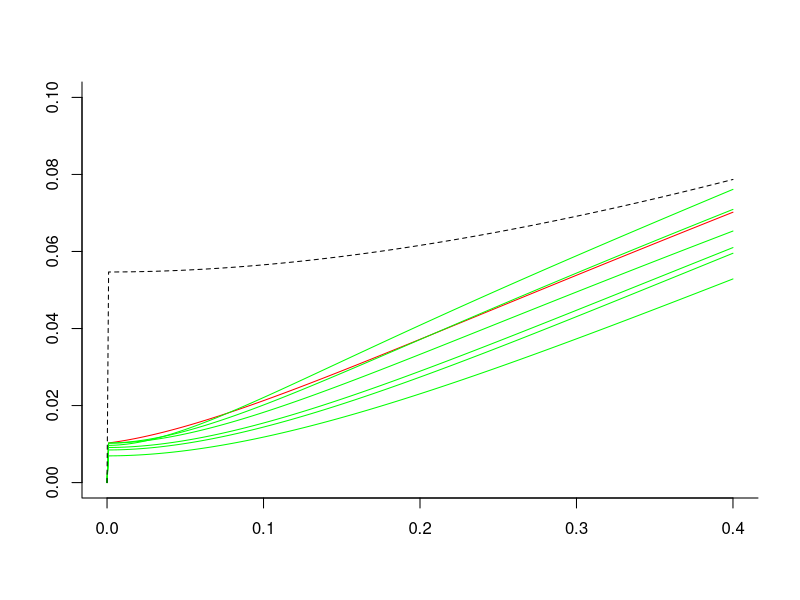

Recreate this plot in R. (Note: this script raises an error after producing the figure.)
## ---- chunk 1
library(deSolve) # package for solving differential equations
library(minpack.lm) # package for non-linear regression #rks to laz: I think we probably can just use nls() in stats, not nlsLM from linpack. Please check in R documentation if there is any functional difference at all
library(mvtnorm) # package for calculating confidence intervals by Monte Carlo simulation based on variance-covariance matrices #rks to laz: I added to comment.Please check that my addition is OK.
rm(list=ls())
## ---- chunk 2
#Create dataframes that store the fibroblast WGE simple CA data used in 16Cacao 

Oxygen = data.frame(d = c(0, .0125, .02, .025, .05, .075, .1, .2, .4),CA = c(.24, 1.66, 2.43, 2.37, 1.16, 2.85, 2.58, 6.94, 6.91), ion = "O", Z =8, L = 75, Z.b = 795)
# Some GCR components are high-speed Oxygen nuclei that are almost fully ionized. d=dose; CA are per hundred cells.

Si = data.frame(d = c(0, .02, .04, .06, .08, .1, .12, .2, .4, .8, 1.2), CA = c(.11, 1.26, 1.14, 1.58, 1.22, 1.89, 3.47, 4.6, 9.79, 27.01, 38.84), ion = "Si", Z = 14, L = 100, Z.b = 690)

Fe600 = data.frame(d = c(0, .01, .02, .04, .06, .08, .1, .12, .2, .4, .8), CA = c(.13, .76, .99, 1.2, 1.74, 1.28, 1.2, 1.7, 3.02, 5.52, 12.42), ion = "Fe600", Z = 26, L = 175, Z.b = 1075) 
#600 refers to the energy in MeV per atomic mass unit in this Iron beam

Fe450 = data.frame(d = c(0, .02, .04, .06, .08, .1, .2, .4), CA = c(0, .86, .6, .8, 1.22, 2.02, 2.3, 4.77), ion = "Fe450", Z = 26, L = 195, Z.b = 1245)

Fe300 = data.frame(d = c(0, .005, .01,  0.02, .04, .07, .1, .2, .4, .8), CA = c(0.41, 1.23, 1.47, 1.22, .97, 1.46, 1.21, 4.38, 6.22, 13.6), ion = "Fe300", Z = 26, L = 240, Z.b = 1585)

Ti = data.frame(d = c(0,  0.02, .04, .06, .08, .1, .15, .3, .6), CA = c(0, 1.99, 1.88, 1.44, 2.67, 2.57, 2.50, 5.64, 11.19), ion = "Ti", Z = 22, L = 125, Z.b = 770)

#param = data.frame(ion = c("O", "Si", "Ti", "Fe600", "Fe450", "Fe300"),
                  # Z = c(8, 14, 22, 26, 26, 26), L = c(75, 100, 125, 175, 195, 240), #Z=atomic charge; L=LET
                  # Z.b = c(595, 690, 770, 1075, 1245, 1585)) # Z^2/beta*^2 #595 for O is correct RKS 6/26/2018

#putting it in one big data frame. #rks: the data frame incorporates a correction to Fe600 at dose 0.06, near line 34
big_df = rbind(Oxygen, Si, Ti, Fe600, Fe450, Fe300)

big_df$error = c(0.24, 0.63, 0.77, 0.75, 0.52, 0.82, 0.78, 1.31, 1.59, 0.12, 0.05, 0.07, 0.56, 0.18, 0.60, 1.23, 1.60, 1.55, 4.27, 7.21, 0, 0.70, 0.66, 0.59, 0.80, 0.78, 0.48, 1.15, 2.39, 0.16, 0.38, 0.24, 0.21, 0.43, 0.37, 0.54, 0.17, 0.55, 1.75, 2.59, 0, 0.43, 0.34, 0.40, 0.50, 0.64, 0.73, 1.09, 0.29, 0.55, 0.60, 0.55, 0.49, 0.60, 0.54, 1.03, 1.22, 3.62) #error bars for the CA measurements
## ---- chunk 3
#Next modify the data frame to get rid of the zero dose points. Background CA frequency was determined seperately.
modified_df = big_df[big_df$d != 0, ]
modified_df$CA = modified_df$CA*0.01 
modified_df$error = modified_df$error*0.01
big_df$CA = big_df$CA * 0.01
big_df$error = big_df$error * 0.01
big_df$errorbar_lower = big_df$CA - big_df$error
big_df$errorbar_upper = big_df$CA + big_df$error
## ---- chunk 4
#NTE1 and NTE2 models in 16Cacao using their parameters. NTE is used in 16Cacao to signify that non-targeted effects are included in the model; Conventional targeted effects (TE) are included in all models.
#NTE1 function
NTE1_function = function(d, L, Z.b, eta0 = 0.00011, eta1 = 0.007, sig0 = 6.12, kap = 796) {
  0.0017 + eta0*L*exp(-eta1*L)*(d != 0) + 
    (6.242*(d/L))*(sig0*(1-exp(-Z.b/kap))^2 + 0.041/6.24*L*(1 - (1-exp(-Z.b/kap))^2))
} 

#NTE2 function
NTE2_function = function(d, L, Z.b, eta0 = 0.00047, eta1 = 0.011, sig0 = 6.75, kap = 590) {
  0.0017 + eta0*L*exp(-eta1*L)*exp(-(1012*(d/L)))*(d != 0) + 
    (6.242*(d/L))*(1-exp(-(1012*(d/L))))*
    (sig0*(1-exp(-Z.b/kap))^2 + 0.041/6.24*L*(1 - (1-exp(-Z.b/kap))^2))
}

#Our IDERs (Individual Dose Effect Relations). Applicable to the 1-ion components of a mixed simulated GCR beam 
#Modifying NTE1 and NTE2 by insisting they be twice continuously differentiable and monotonic increasing. Double check NTE1, NTE2, Our model
IDER = function(d, L, Z.b, eta00, eta10, sig00, kap0) {
  P = (1-exp(-Z.b/kap0))^2
  sig = sig00*P + 0.041/6.24*L*(1-P) # 0.041 +- 0.0051 comes from 16Cacao
  eta = eta00*L*exp(-eta10*L)
  0.00071 + sig*6.24*d/L*(1-exp(-1024*d/L)) + eta*(1-exp(-10^5*d))  #0.00071 + sig*6.24*d/L*(1-exp(-1024*d/L)) + eta*(1-exp(-10^3*d))#don't use
} 

#nls (non-linear least square) method to get the parameters needed (4 parameter estimation) #rks to laz: see note under issues
IDER_model = nlsLM(CA ~ IDER(d, L, Z.b, eta00, eta10, sig00, kap0), data = modified_df, start = list(eta00 = 0.001, eta10 = 0.01, sig00 = 5, kap0 = 500), 
                   weights = (1/(modified_df$error)^2))
coef(IDER_model)
#e.g. eta0 = 1.484687e-04, eta1 = 3.513927e-03, sig0 = 4.149660e+00, kap = 4.688287e+02
vcov(IDER_model)# variance-covariance matrix, needed later for analyzing 95% confidence limits in baseline no-synergy/no-antagonism MIXDER (Mixture dose effect relation)
summary(IDER_model, cor = TRUE) #model parameters and their correlation matrix
## ---- chunk 5
#Getting coefficients of the IDER model from nlsLM
coefs <- coef(IDER_model)
eta0_hat <- as.numeric(coefs[1])
eta1_hat <- as.numeric(coefs[2])
sig0_hat <- as.numeric(coefs[3])
kap_hat <- as.numeric(coefs[4])
## ---- chunk 6
#R function to give Information criteria (AIC and BIC) #rks to laz: R has AIC functions. Please check that they give the same ordering (not necessarily the same values) as the ones constructed below by Dae or you.
#L_function gives the residuals squared
L_function = function(func, eta0, eta1, sig0, kap) {
  a = vector(length = 0)
  for (i in 1:length(modified_df[, 1])) {
    a = c(a, modified_df$CA[i] - func(d = modified_df$d[i], L = modified_df$L[i], Z.b = modified_df$Z.b[i], eta0 = eta0, eta1 = eta1, sig0 = sig0, kap = kap))
  }
  return(a^2)
}
L_NTE1 = L_function(NTE1_function, eta0 = 0.00011, eta1 = 0.007, sig0 = 6.12, kap = 796)
L_NTE2 = L_function(NTE2_function, eta0 = 0.00047, eta1 = 0.011, sig0 = 6.75, kap = 590)
L_IDER = L_function(IDER, eta0 = eta0_hat, eta1 = eta1_hat, sig0 = sig0_hat, kap = kap_hat)

#Since all models are weighted least square regression, will weight our model with our weights to get the WRSS (weighted residual squared sum)
WRSS_NTE1 = sum((1/modified_df$error^2)*L_NTE1)
WRSS_NTE2 = sum((1/modified_df$error^2)*L_NTE2)
WRSS_IDER = sum((1/modified_df$error^2)*L_IDER)

#functions for AIC and BIC calculation for Weighted Least Square regression
AIC_function = function(RSS, k = 4, n = length(modified_df[ , 1])) {
  n + n*log(2*pi) + n*log(RSS/n) + 2*(k+1)
}

BIC_function = function(n = length(modified_df[, 1]), k = 4, RSS) {
  n + n*log(2*pi) + n*log(RSS/n) + log(n)*(k+1)
}

NTE1_AIC = AIC_function(RSS = WRSS_NTE1)
NTE2_AIC = AIC_function(RSS = WRSS_NTE2)
IDER_AIC = AIC_function(RSS = WRSS_IDER)
NTE1_BIC = BIC_function(RSS = WRSS_NTE1)
NTE2_BIC = BIC_function(RSS = WRSS_NTE2)
IDER_BIC = BIC_function(RSS = WRSS_IDER)
information_critera_df = data.frame(AIC = c(NTE1_AIC, NTE2_AIC, IDER_AIC), BIC = c(NTE1_BIC, NTE2_BIC, IDER_BIC), row.names = c("NTE1 model", "NTE2 model", "IDER model"))
information_critera_df ## RKS runs well up to here. Lots of checks made 8/12/2017
## ---- chunk 7
#Baseline no-synergy/no-antagonism MIXDER  based on any input
MIXDER_function = function(r, L, Z.b, d = seq(0, 0.2, by = 0.001), eta0 = eta0_hat, eta1 = eta1_hat, sig0 = sig0_hat ,kap = kap_hat) {
  dE=function(yini,State,Pars){
    eta0 = eta0; eta1 = eta1; sig0 = sig0; kap = kap
    with(as.list(c(State, Pars)), {
      P = vector(length = length(L))
      sig = vector(length = length(L))
      etaa = vector(length = length(L))
      u = vector(length = length(L))
      for (i in 1:length(L)) {
        P[i] = (1-exp(-Z.b[i]/kap))^2
        sig[i] = sig0*P[i] + 0.041/6.24*L[i]*(1-P[i])
        etaa[i] = eta0*L[i]*exp(-eta1*L[i])
        u[i] = uniroot(function(d) sig[i]*6.24*d/L[i]*(1-exp(-1024*d/L[i])) + etaa[i]*(1-exp(-10^5*d)) - I, lower = 0, upper = 1, extendInt = "yes", tol = 10^-10)$root
      }
      dI = vector(length = length(L))
      for (i in 1:length(L)) {
        dI[i] = r[i]*(sig[i]*6.24/L[i]*exp(-1024*u[i]/L[i])*(exp(1024*u[i]/L[i]) + 1024*u[i]/L[i] - 1) + etaa[i]*10^5*exp(-10^5*u[i]))
      }
      dI = sum(dI)
      return(list(c(dI)))
    })
  }
  pars = NULL; yini = c(I= 0); d = d
  out = ode(yini,times = d, dE, pars, method = "radau")
  return(out)
}

## ---- chunk 8
#Graphs for NTE1 and our IDER models: 12_ion figure
#When creating any sort of MIXDER figures we use this IDER now without the background effect then add the background effect at the end.
IDER = function(d, L, Z.b, eta0 = eta0_hat, eta1 = eta1_hat, sig0 = sig0_hat, kap = kap_hat) {
  P = (1-exp(-Z.b/kap_hat))^2
  sig = sig0*P + 0.041/6.24*L*(1-P)
  eta = eta0*L*exp(-eta1*L)
  sig*6.24*d/L*(1-exp(-1024*d/L)) + eta*(1-exp(-10^5*d))#sig*6.24*d/L*(1-exp(-1024*d/L)) + eta*(1-exp(-.5*10^3*d))#don't use
} 

#Simple Effect Additivity (black line)
SEA=function(d){
  IDER(d/6,L[1],Z.b[1])+IDER(d/6,L[2],Z.b[2])+IDER(d/6,L[3],Z.b[3])+IDER(d/6,L[4],Z.b[4])+IDER(d/6,L[5],Z.b[5])+IDER(d/6,L[6],Z.b[6])
}

r=rep(1/6,6);L = c(75, 100, 125, 175, 195, 240); Z.b = c(595, 690, 770, 1075, 1245, 1585); dose=seq(0, 0.4, by=0.001)

MX=MIXDER_function(r, L, Z.b, d=dose) #for this mixture can't go much above 0.6#

#Plotting
plot(MX[,1],MX[,2],type='l',bty='l',col='red',ann='F',ylim=c(0,.10), main="CA vs Dose", xlab="Dose", ylab="CA")
for (ii in 1:length(L)){lines(dose, IDER(dose,L[ii],Z.b[ii]),col='green')}
lines(dose,SEA(dose),lty=2)
## ---- chunk 9
#lines(dose,sum(SEA))
#Comparing the NTE1 model in 16Cacao with our NASA SNTE model

#Use these dose points to generate the curves necessary. Had to include a lot more dose points at lower doses where it is very sensitive to change
# d_O = c(0, 1e-6*(1:9), 1e-5*(1:9), 1e-4*(1:9), 1e-3*(1:9), 1e-2*(1:9), 0.01*(10:40))
# d_1 = c(0, 1e-6*(1:9), 1e-5*(1:9), 1e-4*(1:9), 1e-3*(1:9), 1e-2*(1:9), 0.01*(10:15))
# d_2 = c(0, 1e-6*(1:9), 1e-5*(1:9), 1e-4*(1:9), 1e-3*(1:300))
# plot(c(0,.3),c(0,0.04), bty='l', ann='F')
# lines(d_2,IDER(d_2,240,1585), bty='l', ann='F')
# #setEPS()
# postscript("NTE1_model test.eps", width = 5, height = 7)
# par(mfrow=c(2,1))
# 
# plot(x = big_df$d[1:9]*100, y = big_df$CA[1:9]*100, main = "Oxygen", ylim = c(0, 10),pch=19, ylab = "CA", xlab = "Dose (cGy)")
# arrows(big_df$d[1:9]*100, big_df$errorbar_lower[1:9]*100, big_df$d[1:9]*100, big_df$errorbar_upper[1:9]*100, length=0.02, angle=90, code=3)
# lines(x = d_O*100, y = 100*(0.00071 + IDER(d = d_O, L = 75, Z.b = 595)), col = "red")
# lines(x = d_O*100, y = 100 * NTE1_function(d = d_O, L= 75, Z.b = 595), col = "blue", lty = 2)
# 
# plot(x = big_df$d[1:7]*100, y = big_df$CA[1:7]*100, main = "Oxygen",pch=19, ylab = "CA", xlab = "Dose (cGy)", ylim = c(0, 4), xlim = c(0, 15))
# arrows(big_df$d[1:7]*100, big_df$errorbar_lower[1:7]*100, big_df$d[1:7]*100, big_df$errorbar_upper[1:7]*100, length=0.02, angle=90, code=3)
# lines(x = d_1*100, y = 100*(0.00071 + IDER(d = d_1, L = 75, Z.b = 595)), col = "red")
# lines(x = d_1*100, y = 100 * NTE1_function(d = d_1, L= 75, Z.b = 595), col = "blue", lty = 2)
# 
# dev.off()
## ---- chunk 10
set.seed(19970101)
MM <- 500
## ---- chunk 11
#Sample parameters from their distributions with covariances
sig = vcov(IDER_model)
monte_carlo_parameters = rmvnorm(n = MM, mean = c(eta0 = eta0_hat, eta1 = eta1_hat, sig0 = sig0_hat, kap = kap_hat), sigma = sig)
eta0_MC = monte_carlo_parameters[, 1]
eta1_MC = monte_carlo_parameters[, 2]
sig0_MC = monte_carlo_parameters[, 3]
kap_MC = monte_carlo_parameters[, 4]
kap_MC[kap_MC <= 1e-6] = 1e-5 #10 of them were fixed

#Sample parameters from their distributions without covariances
eta0_MC_var = rnorm(MM, mean = eta0_hat, sd = 4.631e-05)
eta1_MC_var = rnorm(MM, mean = eta1_hat, sd = 1.617e-04)
sig0_MC_var = rnorm(MM, mean = sig0_hat, sd = 1.966e+00)
kap_MC_var = rnorm(MM, mean = kap_hat, sd = 2.628e+02)
kap_MC_var[kap_MC_var <= 1e-6] = 1e-5 

#note because our last parameter were less significant when inputting our variance covariance matrix the parameters had to actually be readjusted to fix for negative value. This is important because if kap parameter went negative our model is nonsensical. (Luckily the fix was only for exactly 10 out of 500 MC samples or only 2%)

## ---- chunk 12
#This is a general CI_function where you just get a CI for a specific dose point for any synergy analysis using the monte carlo simulations using vcov().
CI_function_MIXDER = function(d, r, interval = 0.95, L, Z.beta) {
  MIXDER_curve = list(0)
  for (i in 1:MM) {
    MIXDER_curve[[i]] = MIXDER_function(r = r, d = d, L = L, Z.b = Z.b, eta0 = eta0_MC[i], eta1 = eta1_MC[i], sig0 = sig0_MC[i], kap = kap_MC[i])
  }
  info = vector(length = 0)
  for (i in 1:MM) {
    info = c(info, MIXDER_curve[[i]][, 2][2])
  }
  info = sort(info)
  lower_bound = quantile(info,(1-interval)/2)
  upper_bound = quantile(info,1-(1-interval)/2)
  CI = c(lower_bound, upper_bound)
  return(CI)
}
# We don't actually need the above CI_Function_MIXDER (there was an error for some reason) #pw: I will fix this error eventually. Right now we are still using the for loop Andy created.
## ---- chunk 13
#This is the same function as above except that it is using parameters WITHOUT covariance matrix.
CI_function_MIXDER_var = function(d, d_interested, r, interval = 0.95, L, Z.beta) {
  MIXDER_curve = list(0)
  for (i in 1:MM) {
    MIXDER_curve[[i]] = MIXDER_function(r = r, d = d, L = L, Z.b = Z.b, eta0 = eta0_MC_var[i], eta1 = eta1_MC_var[i], sig0 = sig0_MC_var[i], kap = kap_MC_var[i])
  }
  info = vector(length = 0)
  for (i in 1:MM) {
    info = c(info, MIXDER_curve[[i]][, 2][2])
  }
  info = sort(info)
  lower_bound = info[(1-interval)/2*MM]
  upper_bound = info[(interval + (1-interval)/2)*MM]
  CI = c(lower_bound, upper_bound)
  return(CI)
}
## ---- chunk 14
#MIXDER of iron 2.
d1 = c(seq(0, 0.009, 0.001), seq(0.01, 0.5, by = 0.01))
out = MIXDER_function(r = rep(1/2, times = 2), L = c(100, 175), Z.b = c(690, 1075), d = d1, eta0 = eta0_hat, eta1 = eta1_hat, sig0 = sig0_hat, kap = kap_hat)
two_ion_MIXDER = data.frame(d = out[, 1], CA = out[, 2] + 0.00071)
## ---- chunk 15
# Monte Carlo of using 60 doses for two_ion. 
ninty_five_CI_lower = vector(length = length(d1))
ninty_five_CI_upper = vector(length = length(d1))
for (i in 1:length(d1)){
  info = vector(length = 0)
  for (j in 1:MM){
    info = c(info, MIXDER_function(r = rep(1/2, times = 2), c(0, two_ion_MIXDER$d[i]),L=c(100, 175), Z.b = c(690, 1075), eta0 = eta0_MC[j], eta1 = eta1_MC[j], sig0 = sig0_MC[j], kap = kap_MC[j])[,2][2])
  }
  info = sort(info)
  ninty_five_CI_lower[i] = quantile(info,(1-0.95)/2) + 0.00071
  ninty_five_CI_upper[i] = quantile(info,1-(1-0.95)/2) + 0.00071
}
two_ion_MIXDER$CI_lower = ninty_five_CI_lower
two_ion_MIXDER$CI_upper = ninty_five_CI_upper
## ---- chunk 16
#Get the simple effect additivity MIXDER
two_ion_MIXDER$simpleeffect = IDER(d = 0.5*d1, L = 100, Z.b = 690) + IDER(d = 0.5*d1, L = 175, Z.b = 1075) + 0.00071
#Get the individual IDERS
two_ion_MIXDER$silicon = IDER(d = d1, L = 100, Z.b = 690) + 0.00071
two_ion_MIXDER$ironsix = IDER(d = d1, L = 175, Z.b = 1075) + 0.00071

#The graphing part
d1 <- two_ion_MIXDER$d
CA1 <- two_ion_MIXDER$CA
simpleeffect1 <- two_ion_MIXDER$simpleeffect
silicon1 <- two_ion_MIXDER$silicon
ironsix1 <- two_ion_MIXDER$ironsix
plot(x = d1 * 100, y = CA1 * 100, type = "l", col = "red")
lines(x = d1 * 100, y = simpleeffect1 * 100, col = "black", lty = 2, lwd = 0.5)
lines(x = d1 * 100, y = silicon1* 100, col = "green")  
lines(x = d1 * 100, y = ironsix1* 100, col = "green")
lines(x= d1*100 , y = two_ion_MIXDER$CI_upper * 100, lty = 'dashed', col = 'red')
lines(x= d1*100 , y = two_ion_MIXDER$CI_lower * 100, lty = 'dashed', col = 'red')
polygon(c(d1*100,rev(d1*100)),c(two_ion_MIXDER$CI_lower * 100, rev(two_ion_MIXDER$CI_upper * 100)),col = rgb(1, 0, 0,0.5), border = NA)
## ---- chunk 17
two_ion_MIXDER_small <- two_ion_MIXDER[seq(1,60, by = 5), ]

#The graphing part
d2 <- two_ion_MIXDER_small$d
CA2 <- two_ion_MIXDER_small$CA
simpleeffect2 <- two_ion_MIXDER_small$simpleeffect
silicon2 <- two_ion_MIXDER_small$silicon
ironsix2 <- two_ion_MIXDER_small$ironsix
plot(x = d2 * 100, y = CA2 * 100, type = "l", col = "red", main="2-ion Model", sub="12 Doses", 
     xlab="Dose * 100", ylab="CA * 100")
lines(x = d2 * 100, y = simpleeffect2 * 100, col = "black", lty = 2, lwd = 0.5)
lines(x = d2 * 100, y = silicon2* 100, col = "green")  
lines(x = d2 * 100, y = ironsix2* 100, col = "green")
lines(x= d2*100 , y = two_ion_MIXDER_small$CI_upper * 100, lty = 'dashed', col = 'red')
lines(x= d2*100 , y = two_ion_MIXDER_small$CI_lower * 100, lty = 'dashed', col = 'red')
polygon(c(d2*100,rev(d2*100)),c(two_ion_MIXDER_small$CI_lower * 100, rev(two_ion_MIXDER_small$CI_upper * 100)),col = rgb(1, 0, 0,0.5), border = NA)
## ---- chunk 18
two_ion_MIXDER_var = data.frame(d = out[, 1], CA = out[, 2] + 0.00071)
# Confidence Interval for two-ion without variance and covariance matrix.
ninty_five_CI_lower = vector(length = 0)
ninty_five_CI_upper = vector(length = 0)
a = vector(length = 0)
for (i in 2:length(d1)) {
  print(d1[i])
  a = CI_function_MIXDER_var(d = c(0, two_ion_MIXDER_var$d[i]), r = rep(1/2, times = 2), L=c(100, 175), Z.b = c(690, 1075))
  ninty_five_CI_lower = c(ninty_five_CI_lower, a[1])
  ninty_five_CI_upper = c(ninty_five_CI_upper, a[2])
}
two_ion_MIXDER_var$CI_lower = c(0, ninty_five_CI_lower) + 0.00071
two_ion_MIXDER_var$CI_upper = c(0, ninty_five_CI_upper) + 0.00071

#Get the simple effect additivity MIXDER
two_ion_MIXDER_var$simpleeffect = IDER(d = 0.5*d1, L = 100, Z.b = 690) + IDER(d = 0.5*d1, L = 175, Z.b = 1075) + 0.00071
#Get the individual IDERS
two_ion_MIXDER_var$silicon = IDER(d = d1, L = 100, Z.b = 690) + 0.00071
two_ion_MIXDER_var$ironsix = IDER(d = d1, L = 175, Z.b = 1075) + 0.00071

d1 <- two_ion_MIXDER_var$d
CA1 <- two_ion_MIXDER_var$CA
simpleeffect1 <- two_ion_MIXDER_var$simpleeffect
silicon1 <- two_ion_MIXDER_var$silicon
ironsix1 <- two_ion_MIXDER_var$ironsix
plot(x = d1 * 100, y = CA1 * 100, type = "l", col = "red")
lines(x = d1 * 100, y = simpleeffect1 * 100, col = "black", lty = 2, lwd = 0.5)
lines(x = d1 * 100, y = silicon1* 100, col = "green")  
lines(x = d1 * 100, y = ironsix1* 100, col = "green")
lines(x= d1*100 , y = two_ion_MIXDER_var$CI_upper * 100, lty = 'dashed', col = 'red')
lines(x= d1*100 , y = two_ion_MIXDER_var$CI_lower * 100, lty = 'dashed', col = 'red')
polygon(c(d1*100,rev(d1*100)),c(two_ion_MIXDER_var$CI_lower * 100, rev(two_ion_MIXDER_var$CI_upper * 100)),col = rgb(1, 0, 0,0.5), border = NA)

#write.csv(two_ion_MIXDER_var, "2ionMonteCarlovar.csv", row.names = F)
## ---- chunk 19
#This is for the six_ion synergy analysis incorporating our monte carlo simulations with the yellow ribbon as the 95% confidence interval using our monte carlo simulated parameters with two panels for two methods of the MC simulation. Similarly, blues curves are individual IDERs and red curve the mixed IDER and the black the simple effect addtivity curve.

#First the MIXDER of the true curve 
d3 = c(seq(0, 0.009, 0.001), seq(0.01, 0.4, by = 0.01))
out = MIXDER_function(r = rep(1/6, times = 6), L = c(75, 100, 125, 175, 195, 240), Z.b = c(595, 690, 770, 1075, 1245, 1585), d = c(seq(0, 0.009, 0.001), seq(0.01, 0.4, by = 0.01)))
six_ion_MIXDER = data.frame(d = out[, 1], CA = out[, 2] + 0.00071)

#six_ion_MIXDER = data.frame(d = out[, 1], CA = out[, 2] + 0.00071)  #This is the full 50 dose version.
#d3 = six_ion_MIXDER3$d

## ---- chunk 20
#Then the 95% CI multivariate MC simulated ribbon for 11 doses.
ninty_five_CI_lower = vector(length = length(d3))
ninty_five_CI_upper = vector(length = length(d3))
for (i in 1:length(d3)){
  info = vector(length = 0)
  for (j in 1:MM){
    info = c(info, MIXDER_function(r = rep(1/6, times = 6), c(0,  six_ion_MIXDER$d[i]),L = c(75, 100, 125, 175, 195, 240), Z.b = c(595, 690, 770, 1075, 1245, 1585), eta0 = eta0_MC[j], eta1 = eta1_MC[j], sig0 = sig0_MC[j], kap = kap_MC[j])[,2][2])
  }
  info = sort(info)
  ninty_five_CI_lower[i] = quantile(info,(1-0.95)/2) + 0.00071
  ninty_five_CI_upper[i] = quantile(info,1-(1-0.95)/2) + 0.00071
}
six_ion_MIXDER$CI_lower = ninty_five_CI_lower
six_ion_MIXDER$CI_upper = ninty_five_CI_upper
## ---- chunk 21
#Get the simple effect additivity MIXDER 
six_ion_MIXDER$simpleeffect = IDER(d = 1/6*d3, L = 125, Z.b = 770) + IDER(d = 1/6*d3, L = 175, Z.b = 1075) + IDER(d = 1/6*d3, L = 75, Z.b = 595) + IDER(d = 1/6*d3, L = 100, Z.b = 690) + IDER(d = 1/6*d3, L = 195, Z.b = 1245) + IDER(d = 1/6*d3, L = 240, Z.b = 1585) + 0.00071

#Get the individual IDERS
six_ion_MIXDER$oxygen = IDER(d = d3, L = 75, Z.b = 595) + 0.00071
six_ion_MIXDER$silicon = IDER(d = d3, L = 100, Z.b = 690) + 0.00071
six_ion_MIXDER$titanium = IDER(d = d3, L = 125, Z.b = 770) + 0.00071
six_ion_MIXDER$ironsix = IDER(d = d3, L = 175, Z.b = 1075) + 0.00071
six_ion_MIXDER$ironfour = IDER(d = d3, L = 195, Z.b = 1245) + 0.00071
six_ion_MIXDER$ironthree = IDER(d = d3, L = 240, Z.b = 1585) + 0.00071

#The graphing part
d3 <- six_ion_MIXDER$d
CA3 <- six_ion_MIXDER$CA
simpleeffect3 <- six_ion_MIXDER$simpleeffect
silicon3 <- six_ion_MIXDER$silicon
titanium3 <- six_ion_MIXDER$titanium
ironthree3 <- six_ion_MIXDER$ironthree
ironfour3 <- six_ion_MIXDER$ironfour
ironsix3 <- six_ion_MIXDER$ironsix
oxygen3 <- six_ion_MIXDER$oxygen
plot(x = d3 * 100, y = CA3 * 100, type = "l", col = "red")
lines(x = d3 * 100, y = simpleeffect3 * 100, col = "black", lty = 2, lwd = 0.5)
lines(x = d3 * 100, y = silicon3* 100, col = "green")  
lines(x = d3 * 100, y = titanium3* 100, col = "green")
lines(x = d3 * 100, y = ironthree3* 100, col = "green")  
lines(x = d3 * 100, y = ironfour3* 100, col = "green")
lines(x = d3 * 100, y = ironsix3* 100, col = "green")  
lines(x = d3 * 100, y = oxygen3* 100, col = "green")
lines(x= d3*100 , y = six_ion_MIXDER$CI_upper * 100, lty = 'dashed', col = 'red')
lines(x= d3*100 , y = six_ion_MIXDER$CI_lower * 100, lty = 'dashed', col = 'red')
polygon(c(d3*100,rev(d3*100)),c(six_ion_MIXDER$CI_lower * 100, rev(six_ion_MIXDER$CI_upper * 100)),col = rgb(1, 0, 0,0.5), border = NA)
## ---- chunk 22
#Get the simple effect additivity MIXDER 
six_ion_MIXDER_small <- six_ion_MIXDER[seq(1, 50, by = 5),]

#The graphing part
d4 <- six_ion_MIXDER_small$d
CA4 <- six_ion_MIXDER_small$CA
simpleeffect4 <- six_ion_MIXDER_small$simpleeffect
silicon4 <- six_ion_MIXDER_small$silicon
titanium4 <- six_ion_MIXDER_small$titanium
ironthree4 <- six_ion_MIXDER_small$ironthree
ironfour4 <- six_ion_MIXDER_small$ironfour
ironsix4 <- six_ion_MIXDER_small$ironsix
oxygen4 <- six_ion_MIXDER_small$oxygen
plot(x = d4 * 100, y = CA4 * 100, type = "l", col = "red")
lines(x = d4 * 100, y = simpleeffect4 * 100, col = "black", lty = 2, lwd = 0.5)
lines(x = d4 * 100, y = silicon4* 100, col = "green")  
lines(x = d4 * 100, y = titanium4* 100, col = "green")
lines(x = d4 * 100, y = ironthree4* 100, col = "green")  
lines(x = d4 * 100, y = ironfour4* 100, col = "green")
lines(x = d4 * 100, y = ironsix4* 100, col = "green")  
lines(x = d4 * 100, y = oxygen4* 100, col = "green")
lines(x= d4*100 , y = six_ion_MIXDER_small$CI_upper * 100, lty = 'dashed', col = 'red')
lines(x= d4*100 , y = six_ion_MIXDER_small$CI_lower * 100, lty = 'dashed', col = 'red')
polygon(c(d4*100,rev(d4*100)),c(six_ion_MIXDER_small$CI_lower * 100, rev(six_ion_MIXDER_small$CI_upper * 100)),col = rgb(1, 0, 0,0.5), border = NA)
## ---- chunk 23
#6-ion No Covariance 50 dose
CI_function_MIXDER_var = function(d, d_interested, r, interval = 0.95, L, Z.beta) {
  MIXDER_curve = list(0)
  for (i in 1:MM) {
    MIXDER_curve[[i]] = MIXDER_function(r = r, d = d, L = L, Z.b = Z.b, eta0 = eta0_MC_var[i], eta1 = eta1_MC_var[i], sig0 = sig0_MC_var[i], kap = kap_MC_var[i])
  }
  info = vector(length = 0)
  for (i in 1:MM) {
    info = c(info, MIXDER_curve[[i]][, 2][2])
  }
  info = sort(info)
  lower_bound = info[(1-interval)/2*MM]
  upper_bound = info[(interval + (1-interval)/2)*MM]
  CI = c(lower_bound, upper_bound)
  return(CI)
}
six_ion_MIXDER_var = six_ion_MIXDER
ninty_five_CI_lower = vector(length = 0)
ninty_five_CI_upper = vector(length = 0)
a = vector(length = 0)
for (i in 2:length(d3)) {
  
  a = CI_function_MIXDER_var(d = c(0, six_ion_MIXDER_var$d[i]), r = rep(1/6, times = 6), L = c(75, 100, 125, 175, 195, 240), Z.b = c(595, 690, 770, 1075, 1245, 1585))
  ninty_five_CI_lower = c(ninty_five_CI_lower, a[1])
  ninty_five_CI_upper = c(ninty_five_CI_upper, a[2])
}
six_ion_MIXDER_var$CI_lower = c(0, ninty_five_CI_lower + 0.00071)
six_ion_MIXDER_var$CI_upper = c(0, ninty_five_CI_upper + 0.00071)

#Get the simple effect additivity MIXDER 
six_ion_MIXDER_var$simpleeffect = IDER(d = 1/6*d3, L = 125, Z.b = 770) + IDER(d = 1/6*d3, L = 175, Z.b = 1075) + IDER(d = 1/6*d3, L = 75, Z.b = 595) + IDER(d = 1/6*d3, L = 100, Z.b = 690) + IDER(d = 1/6*d3, L = 195, Z.b = 1245) + IDER(d = 1/6*d3, L = 240, Z.b = 1585) + 0.00071

#Get the individual IDERS
six_ion_MIXDER_var$oxygen = IDER(d = d3, L = 75, Z.b = 595) + 0.00071
six_ion_MIXDER_var$silicon = IDER(d = d3, L = 100, Z.b = 690) + 0.00071
six_ion_MIXDER_var$titanium = IDER(d = d3, L = 125, Z.b = 770) + 0.00071
six_ion_MIXDER_var$ironsix = IDER(d = d3, L = 175, Z.b = 1075) + 0.00071
six_ion_MIXDER_var$ironfour = IDER(d = d3, L = 195, Z.b = 1245) + 0.00071
six_ion_MIXDER_var$ironthree = IDER(d = d3, L = 240, Z.b = 1585) + 0.00071

#write.csv(six_ion_MIXDER_var, "6ionMonteCarlovar.csv", row.names = F)
